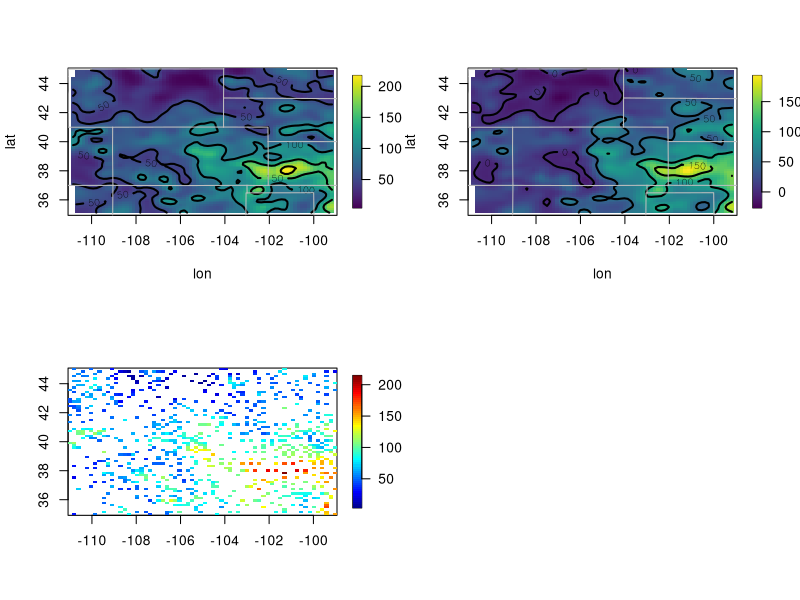
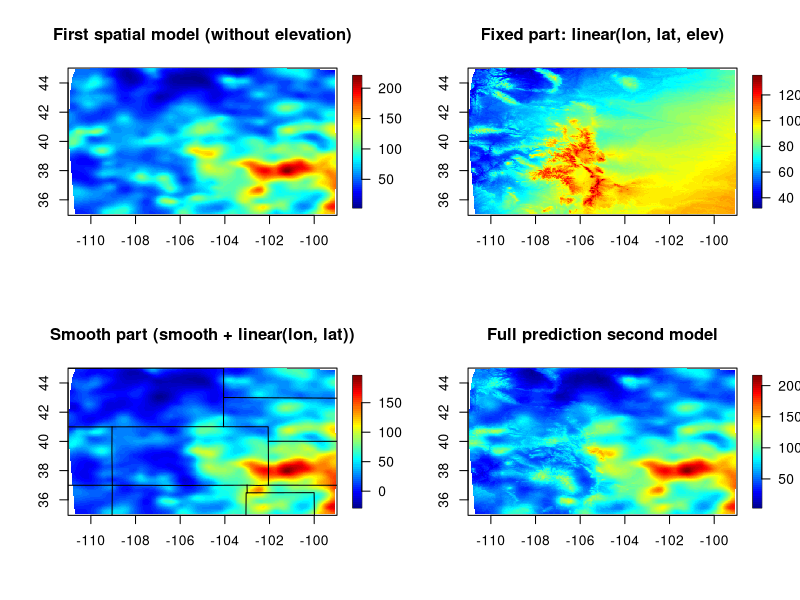

These charts were generated, in order, by the following R code:
## ---- chunk 1
knitr::opts_chunk$set(
  collapse = TRUE,
  comment = "#>"
)
## ---- chunk 2
library(fields)
## ---- chunk 3
# An elevation DEM from the PRISM climate data product (4km resolution)
data(RMelevation)
grid.list <- RMelevation[1:2]

# Ipaper::print2(RMelevation, grid.list)
str(RMprecip)
## ---- chunk 4
out0 <- Tps(RMprecip$x, RMprecip$y) # without elevation covariate
out  <- Tps(RMprecip$x, RMprecip$y, Z = RMprecip$elev) # with elevation covariate

# NOTE: out$d[4] is the estimated elevation coefficient
# it is easy to get the smooth surface separate from the elevation.
out.p <- predictSurface(out, drop.Z = TRUE)
## ---- chunk 5
set.panel(2, 2)
surface(out0)
US(add = TRUE, col = "grey")

surface(out.p) # delete elev
US(add = TRUE, col = "grey")

# and if the estimate is of high resolution and you get by with
# a simple discretizing -- does not work in this case!
quilt.plot(out$x, out$fitted.values)
## ---- chunk 6
fit.full <- predictSurface(out, grid.list, ZGrid = RMelevation)

fit0 <- predictSurface(out0, grid.list) # without elevation

fit.fixed <- predictSurface(out, grid.list, just.fixed = TRUE, ZGrid = RMelevation) # lon, lat, elev

fit.smooth <- predictSurface(out, grid.list, drop.Z = TRUE) # smooth part + linear lon lat terms

set.panel(2, 2)

image.plot(fit0)
title("First spatial model (without elevation)")

image.plot(fit.fixed)
title("Fixed part: linear(lon, lat, elev)")

image.plot(fit.smooth)
title("Smooth part (smooth + linear(lon, lat))")

US(add = TRUE)
image.plot(fit.full)
title("Full prediction second model")
set.panel()
## ---- chunk 7
system.time({
  r_low <- Tps(RMprecip$x, RMprecip$y, Z = RMprecip$elev) # with elevation covariate
})

# not always work
system.time({
  r_fst1 <- fastTps(RMprecip$x, RMprecip$y, Z = RMprecip$elev, 
    aRange = 200, lon.lat = TRUE) # with elevation covariate
})

system.time({
  r_fst2 <- fastTps(RMprecip$x, RMprecip$y,
    # m = 2, 
    aRange = 3.0,
    profileLambda = FALSE
  )
})
# in this case not work
